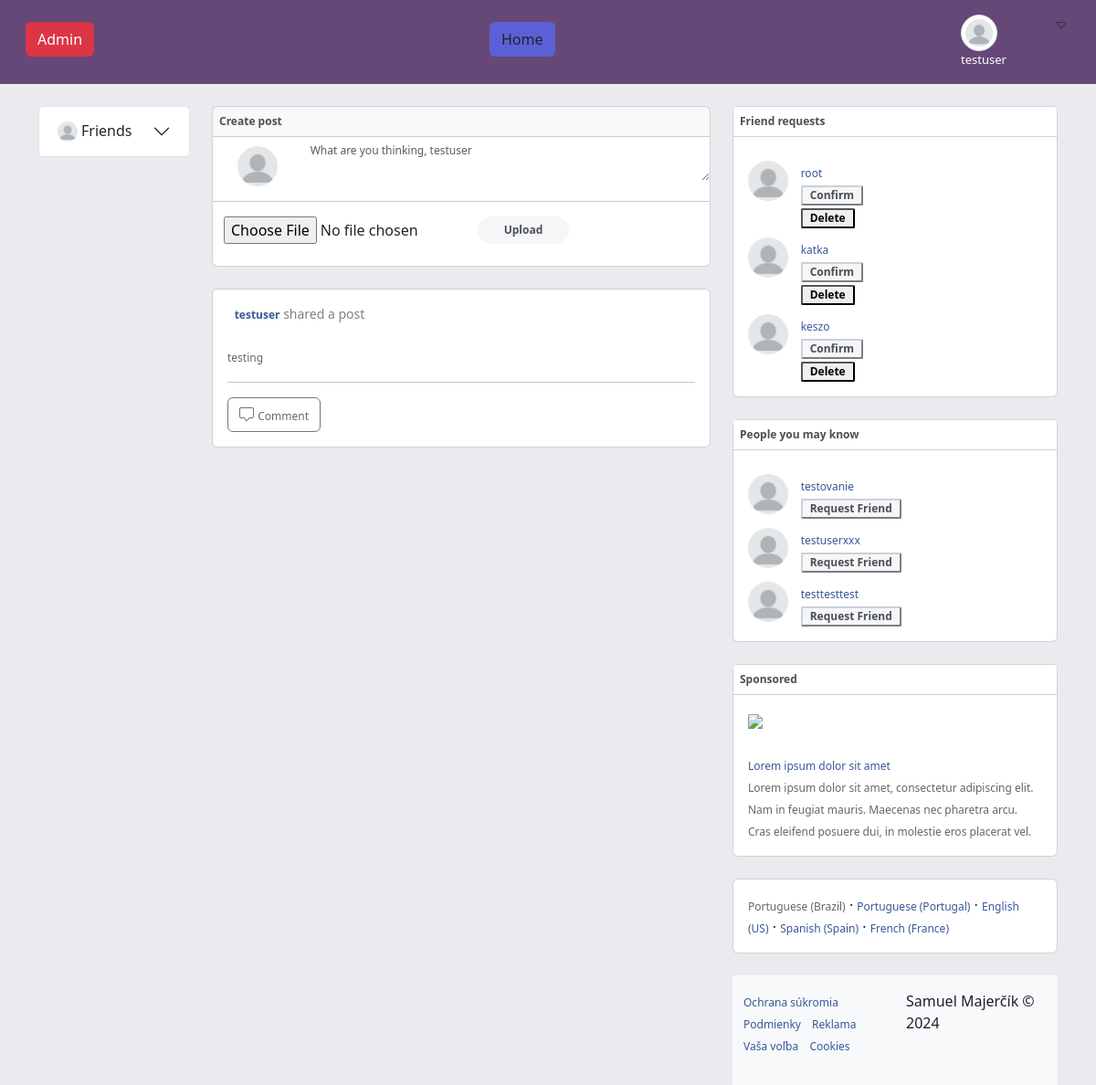
/index.php (signed in), run on the app's committed database.
### tables this page shows
CREATE TABLE `posts` (
  `post_id` int(11) NOT NULL,
  `account_id` int(11) DEFAULT NULL,
  `description` text DEFAULT NULL,
  `img` varchar(255) DEFAULT NULL,
  `post_date` timestamp NOT NULL DEFAULT current_timestamp()
);

CREATE TABLE `accounts` (
  `account_id` int(11) NOT NULL,
  `account_name` varchar(255) NOT NULL,
  `account_passwd` varchar(255) NOT NULL,
  `account_reg_time` timestamp NOT NULL DEFAULT current_timestamp(),
  `account_enabled` tinyint(1) DEFAULT NULL,
  `role` varchar(50) DEFAULT NULL,
  `pfp` text DEFAULT NULL
);

CREATE TABLE `friend_list` (
  `id` int(11) NOT NULL,
  `account_id` int(11) NOT NULL,
  `friend_id` int(11) NOT NULL,
  `status` varchar(50) NOT NULL
);

### includes/classes.php (called while the page is built, shortened)
<?php
class Account
{
	public function randomPeople($accountid)
	{
		global $pdo;
		try {
			$sql = 'SELECT a.account_name, a.pfp, a.account_id
					FROM accounts a
					LEFT JOIN friend_list f ON (a.account_id = f.account_id AND f.friend_id = :accountid)
						OR (a.account_id = f.friend_id AND f.account_id = :accountid)
					WHERE a.account_id != :accountid AND f.account_id IS NULL
					ORDER BY RAND() LIMIT 3';
			$sql = $pdo->prepare($sql);
			$sql->bindValue(':accountid', $accountid, PDO::PARAM_INT);
			$sql->execute();
			$result = $sql->fetchAll(PDO::FETCH_ASSOC);
			return $result;
		} catch (PDOException $e) {
			throw new Exception('Chyba vyberania náhodnych profilov: ' . $e->getMessage());
		}
	}
	public function friendRequests($accountid)
	{
		global $pdo;
		try {
			$sql = 'SELECT f.account_id, a.account_name, f.friend_id
				FROM friend_list f
				JOIN accounts a ON f.account_id = a.account_id
				WHERE f.account_id != :accountid AND f.friend_id = :accountid AND f.status = "Request"';
			$sql = $pdo->prepare($sql);
			$sql->bindValue(':accountid', $accountid, PDO::PARAM_INT);
			$sql->execute();
			$result = $sql->fetchAll(PDO::FETCH_ASSOC);
			return $result;
		} catch (PDOException $e) {
			throw new Exception('Chyba vyberanie friend requests: ' . $e->getMessage());
		}
	}
	public function isFriend($accountid, $friendid)
	{
		global $pdo;
		try {
			$sql = 'SELECT * FROM friend_list WHERE (account_id = :accountid AND status = "Accepted" AND friend_id = :friendid)';
			$sql = $pdo->prepare($sql);
			$sql->bindValue(':accountid', $accountid, PDO::PARAM_INT);
			$sql->bindValue(':friendid', $friendid, PDO::PARAM_INT);
			$sql->execute();
			$count = $sql->fetchColumn();
			if ($count > 0) {
				return true;
			} else {
				return false;
			}
		} catch (PDOException $e) {
			throw new Exception('Chyba v isFriend: ' . $e->getMessage());
		}
	}
}
class Post
{
	public function fetchPostsFromDatabase()
	{
		global $pdo;
		$posts = array();
		$sql = "SELECT p.post_id, p.account_id, u.account_name, u.pfp, p.description, p.img, u.account_enabled
            FROM posts p
            INNER JOIN accounts u ON p.account_id = u.account_id
            ORDER BY p.post_id DESC";
		$sql = $pdo->prepare($sql);
		$sql->execute();
		if ($sql->rowCount() > 0) {
			while ($row = $sql->fetch(PDO::FETCH_ASSOC)) {
				$posts[] = $row;
			}
		}
		return $posts;
	}
}

### includes/functions.php (the view, shortened to what this page needs)
<?php
include_once 'classes.php';
function renderPost($post)
{
    $user = new Account();
    if ($post['account_enabled'] === 1) {
        if($user->isFriend($_SESSION['user_id'], $post['account_id']) || $_SESSION['user_id'] === $post['account_id']){
        echo '<div class="row">
        <div class="col-md-12">
            <div class="card">
                <div class="card-body">
                    <div style="font-size: 14px; color: gray">
                        <img src="' . $post['pfp'] . '" class="rounded-circle" style="width: 40px; margin-right: 4px"/>
                        <a href="#"><b>' . $post['account_name'] . '</b></a> shared a post
                    </div>
                    <br/>
                    <div><span>' . $post['description'] . '</span></div>';
        echo '<hr/>
                <button class="btn btn-outline-secondary" type="button" data-bs-toggle="collapse" data-bs-target="#commentsCollapse' . $post['post_id'] . '" aria-expanded="false" aria-controls="commentsCollapse' . $post['post_id'] . '">
                    <i class="bi bi-chat-square"></i>
                    <span>Comment</span>
                </button>
                </div>
                <div class="collapse" id="commentsCollapse' . $post['post_id'] . '">
                    <div class="card card-body">
                    ';
        echo '
                        </div>
                        <form id="ajax-form" action="' . htmlspecialchars($_SERVER["PHP_SELF"]) . '" method="POST" class="mb-3">
                        <div class="input-group">
                            <input type="text" class="form-control" name="comment" placeholder="Write your comment here" rows="1"></textarea>
                            <button type="submit" class="btn btn-sm btn-primary">Submit</button>
                        </div>
                        <input type="hidden" name="postId" value="' . $post['post_id'] . '">
                    </form>
                        </div>
                </div>
            </div>
        </div><br>';
    }
}
}
function renderPpl($guy)
{
    echo '<div class="row">
    <div class="col-md-2" style="text-align: right">';
    if (!empty($guy['pfp'])) {
        echo '<img src="' . $guy['pfp'] . '" class="rounded-circle" alt="" style="width: 44px; margin-top: 10px" />';
    } else {
        echo '<img src="../assets/images/profile-default.png" class="rounded-circle" style="width: 44px; margin-top: 10px" />';
    }
    echo '</div>
    <div class="col-md-10">
        <div style="margin-top: 10px">
            <a href="#">' . $guy['account_name'] . '</a><br />
            <form id="ajax-form" method="POST" action="' . htmlspecialchars($_SERVER["PHP_SELF"]) . '">
                <input type="hidden" name="friend_id" value="' . $guy['account_id'] . '">
                <button type="submit" name="request_friend" class="fc-btn fc-btn-default" id="requestfr">Request Friend</button>
            </form>
        </div>
    </div>
</div>';
}
function renderFriendRequest($friend) {
    if($friend['account_id'] != $_SESSION['user_id']){
    echo '<div class="row">
              <div class="col-md-2" style="text-align: right">
                  <img src="../assets/images/profile-default.png" class="rounded-circle" style="width: 44px; margin-top: 10px" />
              </div>
              <div class="col-md-10">
                  <div style="margin-top: 10px">
                      <a href="#">' . $friend['account_name'] . '</a><br />
                      <form class="ajax-form" method="POST" action="' . htmlspecialchars($_SERVER["PHP_SELF"]) . '">
                          <input type="hidden" name="add_friend_id" value="' . $friend['account_id'] . '">
                          <button type="submit" name="accept_friend" class="fc-btn fc-btn-default">Confirm</button>
                      </form>
                      <form class="ajax-form" method="POST" action="' . htmlspecialchars($_SERVER["PHP_SELF"]) . '">
                          <input type="hidden" name="delete_friend" value="' . $friend['account_id'] . '">
                          <button type="submit" class="fc-btn fc-btn-delete">Delete</button>
                      </form>
                  </div>
              </div>
          </div>';
}else{
    echo 'Žiadny priatelovia ';
}
}

### public/index.php (shortened to what this page needs)
<?php
include_once '../includes/classes.php';
$user = new Account();
$post = new Post();
$randomppl = $user->randomPeople($_SESSION['user_id']);
$friendrequests = $user->friendRequests($_SESSION['user_id']);
$friendlist = $user->friendList($_SESSION['user_id']);
?>
<!DOCTYPE html>
<html>
<head>
    <link href="https://cdn.jsdelivr.net/npm/bootstrap@5.3.3/dist/css/bootstrap.min.css" rel="stylesheet"
>
    <link rel="stylesheet" href="https://cdn.jsdelivr.net/npm/bootstrap-icons@1.3.0/font/bootstrap-icons.css">
    <link rel="stylesheet" href="../assets/css/style.css" />
</head>
<body>
    <?php
    require_once '../includes/header.php'
        ?>
    <div class="container">
        <div class="row">
            <div class="col-md-2">
                <br />
                <div class="accordion" id="friendListAccordion">
                    <div class="accordion-item">
                        <h2 class="accordion-header" id="headingOne">
                            <button class="accordion-button collapsed" type="button" data-bs-toggle="collapse"
                                data-bs-target="#friendListCollapse" aria-expanded="false"
                                aria-controls="friendListCollapse">
                                <img src="../assets/images/profile-default.png" class="rounded-circle"
                                    style="width: 22px; margin-right: 4px" /> Friends
                            </button>
                        </h2>
                                <?php foreach ($friendlist as $friend): ?>
                                    <?php
                                    $friend_pfp = !empty($friend['friend_pfp']) ? $friend['friend_pfp'] : '../assets/images/profile-default.png';
                                    $friend_pfp_style = 'width: 40px; height: 40px;';
                                    ?>
                                    <div class="friendlist-box">
                                        <a class="dropdown-item" href="#">
                                            <img src="<?php echo $friend_pfp; ?>" class="rounded-circle friendlist-img"
                                                alt="Profile Picture" style="<?php echo $friend_pfp_style; ?>">
                                            <?php echo $friend['friend_name']; ?>
                                        </a>
                                        <span class="medbr"></span>
                                        <hr>
                                        <span class="medbr"></span>
                                    </div>
                                <?php endforeach; ?>
                    </div>
                </div>
            </div>
            <div class="col-md-6">
                <br />
                <div class="row">
                    <div class="col-md-12">
                        <div class="card">
                            <div class="card-header fc-card-header">
                                Create post
                            </div>
                            <form id="ajax-form" action="<?php echo htmlspecialchars($_SERVER["PHP_SELF"]); ?>"
                                method="POST" enctype="multipart/form-data">
                                <div class="row">
                                    <div class="col-md-2" style="text-align: right">
                                        <img src="../assets/images/profile-default.png" class="rounded-circle"
                                            style="width: 44px; margin-top: 10px;">
                                    </div>
                                    <div class="col-md-10">
                                        <?php echo '<textarea name="description" class="form-control" placeholder="What are you thinking, ' . $_SESSION['username'] . '"></textarea>'; ?>
                                    </div>
                                </div>
                                <hr>
                                <div class="row" style="margin-left: 0px;">
                                    <div class="col-md-6">
                                        <input type="file" name="picture" accept="image/*">
                                    </div>
                                    <div class="col-md-6">
                                        <button type="submit" class="fc-btn fc-btn-rounded"
                                            style="width: 100px;">Upload</button>
                                    </div>
                                </div>
                            </form>
                            <br>
                        </div>
                    </div>
                </div>
                <br />
                <?php
                require_once '../includes/functions.php';
                $posts = $post->fetchPostsFromDatabase();
                foreach ($posts as $post) {
                    renderPost($post);
                }
                ?>
                <br />
            </div>
            <div class="col-md-4">
                <br />
                <div class="card">
                    <div class="card-header fc-card-header-secondary">
                        Friend requests
                    </div>
                    <div class="card-body">
                        <?php
                        if (!empty($friendrequests)) {
                            foreach ($friendrequests as $friendrequest) {
                                renderFriendRequest($friendrequest);
                            }
                        } else {
                            echo "Žiadne žiadosti.";
                        }
                        ?>
                    </div>
                </div>
                <br />
                <div class="card">
                    <div class="card-header fc-card-header-secondary">
                        People you may know
                    </div>
                    <div class="card-body">
                        <?php
                        if (!empty($randomppl)) {
                            foreach ($randomppl as $guy) {
                                renderPpl($guy);
                            }
                        } else {
                            echo "Žiadny náhodný užívatelia.";
                        }
                        ?>
                    </div>
                </div>
                <br />
                <div class="card">
                    <div class="card-header fc-card-header-secondary">
                        Sponsored
                    </div>
                    <div class="card-body">
                        <img src="../assets/images/banner-default.png" />
                        <br /><br />
                        <a href="#">Lorem ipsum dolor sit amet</a><br />
                        <span>
                            Lorem ipsum dolor sit amet, consectetur adipiscing elit. Nam in feugiat mauris. Maecenas nec
                            pharetra arcu. Cras eleifend posuere dui, in molestie eros placerat vel.
                        </span>
                    </div>
                </div>
                <br />
                <div class="card">
                    <div class="card-body">
                        <span>Portuguese (Brazil)</span> · <a href="#">Portuguese (Portugal)</a> · <a href="#">English
                            (US)</a> ·
                        <a href="#">Spanish (Spain)</a> · <a href="#">French (France)</a>
                    </div>
                </div>
                <br />
                <?php
                include_once '../includes/footer.php';
                    ?>
            </div>
        </div>
    </div>
</html>

### data on the page
posts: account.account_name "testuser", description "testing"
friend_list: account.account_name "root"
friend_list: account.account_name "katka"
friend_list: account.account_name "keszo"
accounts: account_name "testovanie"
accounts: account_name "testuserxxx"
accounts: account_name "testtesttest"

### other printed values
$_SESSION['username'] "testuser"
